Frame 1 (no input): blank canvas, image omitted
Frame 60 (no input): blank canvas, image omitted
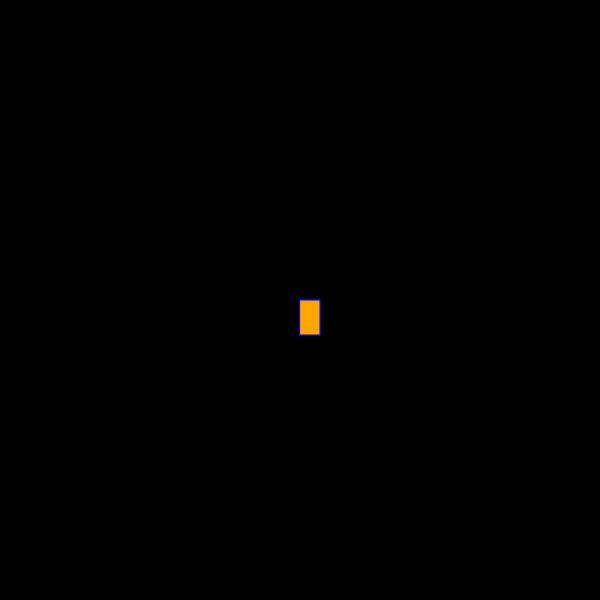
Frame 120 (the mouse pressed at the canvas centre since frame 60)

The p5.js sketch whose frames 1 and 60 were blank and that drew this single picture after the mouse press (run headless with seeded random() and noise() and a simulated clock; from frame 60 on, the mouse is pressed at the canvas centre):

// p5.js sketch
// ── sketch.js
function setup() {
    createCanvas(600, 600);
    background("black");
  }
  
  function draw() {
  stroke("blue");
  fill("orange")
    
  if(mouseIsPressed){
  rect(mouseX, mouseY, 20, 35);
    
  }
    
    
  }
